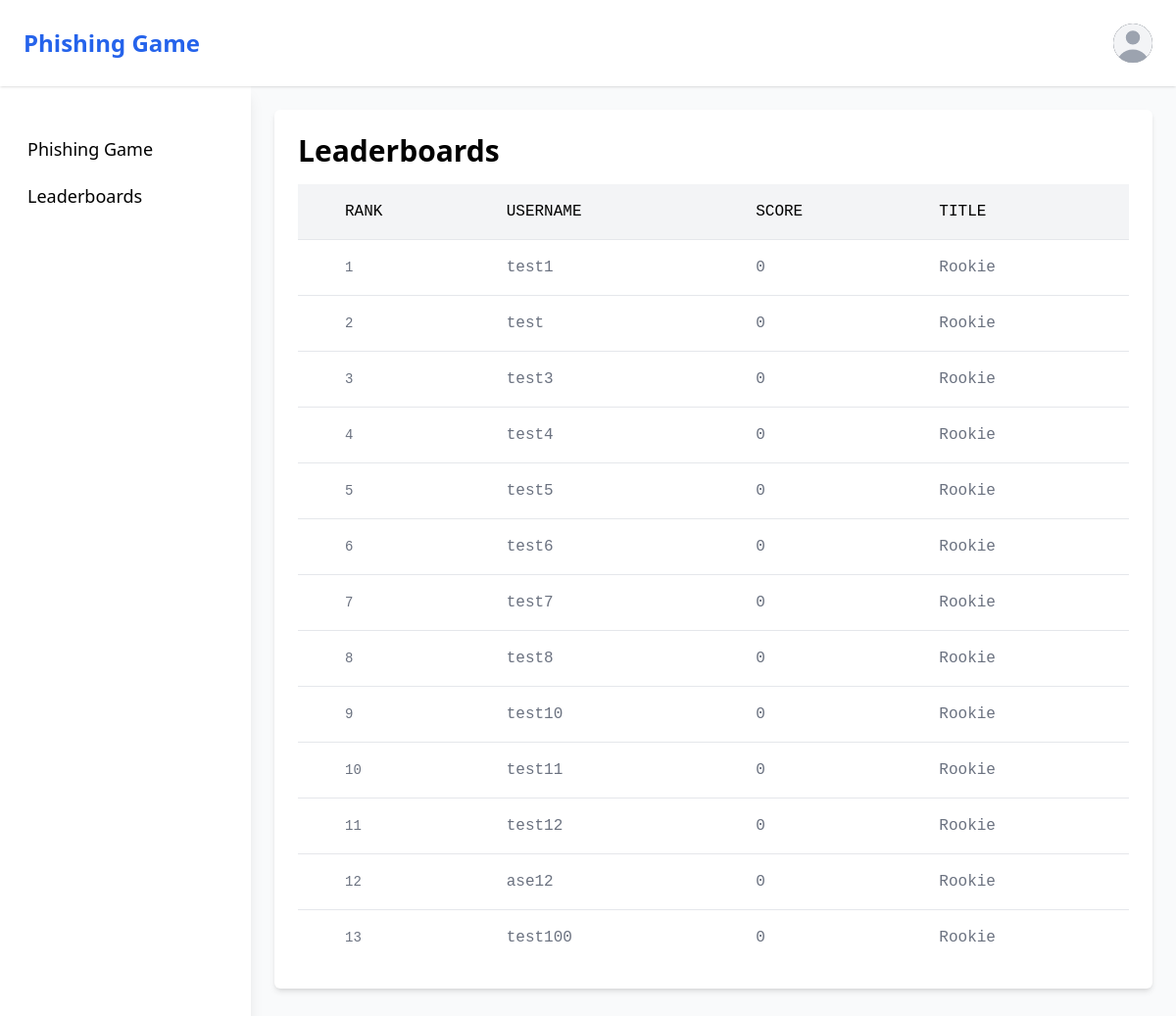
The app's page /leaderboard (signed in), older data.
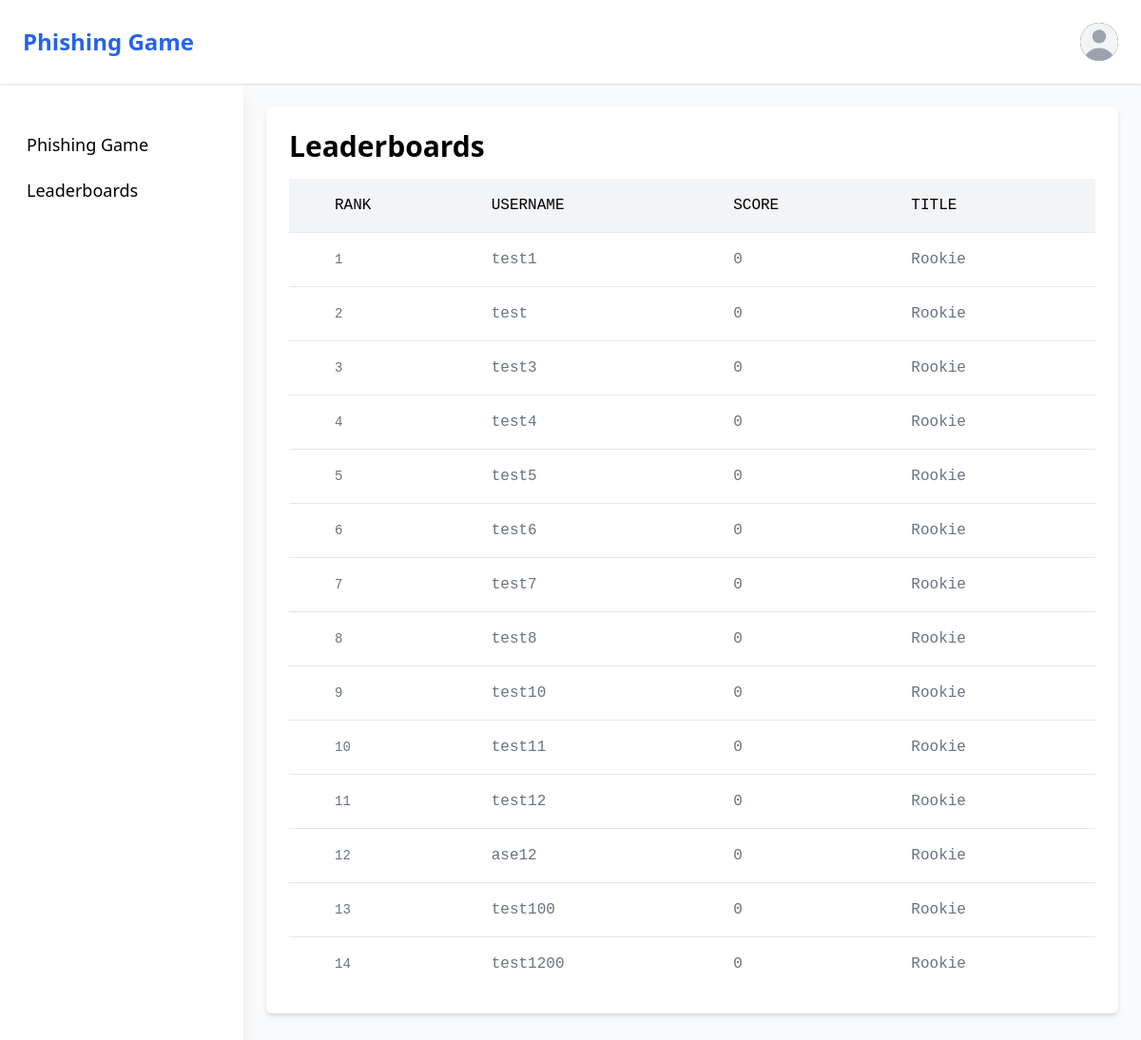
The same page, newer data.
### tables this page shows
CREATE TABLE users (
            id INTEGER PRIMARY KEY AUTOINCREMENT,
            username TEXT NOT NULL UNIQUE,
            password TEXT NOT NULL,
            email TEXT NOT NULL UNIQUE,
            name TEXT NOT NULL,
            title TEXT NOT NULL,
            score TEXT NOT NULL
        );

### app.py (the view)
@app.route('/leaderboard')
def leaderboard():
    if 'username' in session:
        conn = sqlite3.connect('users.db')
        cur = conn.cursor()
        cur.execute('SELECT username, score, title FROM users ORDER BY score DESC')
        leaderboard_data = cur.fetchall()
        conn.close()
        ranked_leaderboard = [{'rank': i+1, 'username': row[0], 'points': row[1], 'title': row[2]} for i, row in enumerate(leaderboard_data)]
        return render_template('leaderboard.html', username=session['username'], leaderboard=ranked_leaderboard)
    return redirect(url_for('login'))

### templates/leaderboard.html (shortened to what this page needs)
{% extends "base.html" %}
{% block content %}
<div class="p-6 bg-white shadow-md rounded-md">
    <h1 class="text-3xl font-bold mb-4">Leaderboards</h1>
    <div class="flex flex-col font-mono">
        <div class="overflow-x-auto">
            <div class="inline-block min-w-full align-middle">
                <div class="overflow-hidden shadow">
                    <table class="min-w-full divide-y divide-gray-200 table-fixed dark:divide-gray-600">
                        <thead class="bg-gray-100 white:bg-gray-700">
                            <tr>
                                <th scope="col" class="p-4">
                                </th>
                                <th scope="col" class="p-4 text-base font-medium text-left text-dark-500 uppercase white:text-dark-400">
                                    Rank
                                </th>
                                <th scope="col" class="p-4 text-base font-medium text-left text-dark-500 uppercase white:text-gray-400">
                                    Username
                                </th>
                                <th scope="col" class="p-4 text-base font-medium text-left text-dark-500 uppercase white:text-gray-400">
                                    Score
                                </th>
                                <th scope="col" class="p-4 text-base font-medium text-left text-dark-500 uppercase white:text-gray-400">
                                    Title
                                </th>
                            </tr>
                        </thead>
                        <tbody class="bg-white divide-y divide-gray-200 white:bg-gray-700 dark:divide-gray-700">
                            {% for entry in leaderboard %}
                            <tr class="hover:bg-gray-100 white:hover:bg-gray-700">
                                <td class="w-4 p-4"></td>
                                <td class="p-4 text-sm font-normal text-gray-500 whitespace-nowrap white:text-gray-400"> {{ entry.rank }}</td>
                                <td class="max-w-sm p-4 overflow-hidden text-base font-normal text-gray-500 truncate xl:max-w-xs white:text-gray-400"> {{ entry.username }}  </td>
                                <td class="max-w-sm p-4 overflow-hidden text-base font-normal text-gray-500 truncate xl:max-w-xs white:text-gray-400"> {{ entry.points }}  </td>
                                <td class="max-w-sm p-4 overflow-hidden text-base font-normal text-gray-500 truncate xl:max-w-xs white:text-gray-400"> {{ entry.title }}  </td>
                            </tr>
                            {% endfor %}
                        </tbody>
                    </table>
                </div>
            </div>
        </div>
    </div>
</div>
{% endblock %}

### templates/base.html (shortened to what this page needs)
<!DOCTYPE html>
<html lang="en">
<head>
    <link href="{{ url_for('static', filename='css/output.css') }}" rel="stylesheet">
</head>
<body class="bg-gray-50">
    <header class="flex justify-between items-center bg-white shadow p-6 sticky top-0 z-10">
        <a href="{{ url_for('phishing_gamified') }}" class="text-2xl font-bold text-blue-600">Phishing Game</a>
            <button id="dropdownUserAvatarButton" data-dropdown-toggle="dropdownAvatar" class="flex text-sm bg-gray-800 rounded-full md:me-0 focus:ring-4 focus:ring-gray-300 dark:focus:ring-gray-600" type="button">
            <div class="relative w-10 h-10 overflow-hidden bg-gray-100 rounded-full white:bg-gray-600">
                <svg class="absolute w-12 h-12 text-gray-400 -left-1" fill="currentColor" viewBox="0 0 20 20" xmlns="http://www.w3.org/2000/svg"><path fill-rule="evenodd" d="M10 9a3 3 0 100-6 3 3 0 000 6zm-7 9a7 7 0 1114 0H3z" clip-rule="evenodd"></path></svg>
            </div>
            </button>
    </header>
    <div class="flex h-screen">
        <div class="w-64 bg-white shadow-lg pt-18 text-lg font-medium">
            <nav class="mt-10">
                <ul>
                    <li>
                        <a href="{{ url_for('phishing_gamified') }}" class="ml-3 block py-2.5 px-4 rounded transition duration-200 hover:bg-blue-600 hover:text-white">Phishing Game</a>
                    </li>
                    <li>
                        <a href="{{ url_for('leaderboard') }}" class="ml-3 block py-2.5 px-4 rounded transition duration-200 hover:bg-blue-600 hover:text-white">Leaderboards</a>
                    </li>
                </ul>
            </nav>
        </div>
        <div class="flex-1 flex flex-col overflow-hidden">
            <main class="flex-1 overflow-y-auto p-6 pt-18">
                {% block content %}{% endblock %}
            </main>
        </div>
    </div>
</body>
</html>

Row changes from the older to the newer data that the page shows:
added users: rank "14", username "test1200", points "0", title "Rookie"
